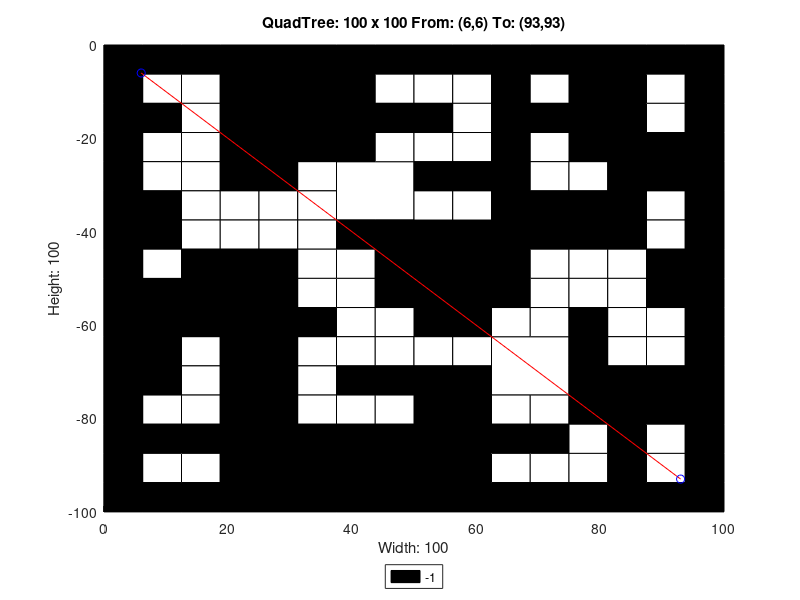

This chart was generated by the following MATLAB code:
axis([0 100 -100 0]);
title('QuadTree: 100 x 100 From: (6,6) To: (93,93)');
xlabel('Width: 100');
ylabel('Height: 100');
rectangle('Position',[25 -12.5 12.5 12.5], 'FaceColor',[0 0 0]);
rectangle('Position',[25 -25 12.5 12.5], 'FaceColor',[0 0 0]);
rectangle('Position',[37.5 -37.5 12.5 12.5], 'FaceColor',[1 1 1]);
rectangle('Position',[75 -12.5 12.5 12.5], 'FaceColor',[0 0 0]);
rectangle('Position',[75 -25 12.5 12.5], 'FaceColor',[0 0 0]);
rectangle('Position',[50 -50 12.5 12.5], 'FaceColor',[0 0 0]);
rectangle('Position',[0 -62.5 12.5 12.5], 'FaceColor',[0 0 0]);
rectangle('Position',[12.5 -62.5 12.5 12.5], 'FaceColor',[0 0 0]);
rectangle('Position',[0 -75 12.5 12.5], 'FaceColor',[0 0 0]);
rectangle('Position',[25 -100 12.5 12.5], 'FaceColor',[0 0 0]);
rectangle('Position',[37.5 -100 12.5 12.5], 'FaceColor',[0 0 0]);
rectangle('Position',[50 -62.5 12.5 12.5], 'FaceColor',[0 0 0]);
rectangle('Position',[62.5 -75 12.5 12.5], 'FaceColor',[1 1 1]);
rectangle('Position',[50 -87.5 12.5 12.5], 'FaceColor',[0 0 0]);
rectangle('Position',[50 -100 12.5 12.5], 'FaceColor',[0 0 0]);
rectangle('Position',[0 -6.25 6.25 6.25], 'FaceColor',[0 0 0]);
rectangle('Position',[6.25 -6.25 6.25 6.25], 'FaceColor',[0 0 0]);
rectangle('Position',[0 -12.5 6.25 6.25], 'FaceColor',[0 0 0]);
rectangle('Position',[6.25 -12.5 6.25 6.25], 'FaceColor',[1 1 1]);
rectangle('Position',[12.5 -6.25 6.25 6.25], 'FaceColor',[0 0 0]);
rectangle('Position',[18.75 -6.25 6.25 6.25], 'FaceColor',[0 0 0]);
rectangle('Position',[12.5 -12.5 6.25 6.25], 'FaceColor',[1 1 1]);
rectangle('Position',[18.75 -12.5 6.25 6.25], 'FaceColor',[0 0 0]);
rectangle('Position',[0 -18.75 6.25 6.25], 'FaceColor',[0 0 0]);
rectangle('Position',[6.25 -18.75 6.25 6.25], 'FaceColor',[0 0 0]);
rectangle('Position',[0 -25 6.25 6.25], 'FaceColor',[0 0 0]);
rectangle('Position',[6.25 -25 6.25 6.25], 'FaceColor',[1 1 1]);
rectangle('Position',[12.5 -18.75 6.25 6.25], 'FaceColor',[1 1 1]);
rectangle('Position',[18.75 -18.75 6.25 6.25], 'FaceColor',[0 0 0]);
rectangle('Position',[12.5 -25 6.25 6.25], 'FaceColor',[1 1 1]);
rectangle('Position',[18.75 -25 6.25 6.25], 'FaceColor',[0 0 0]);
rectangle('Position',[37.5 -6.25 6.25 6.25], 'FaceColor',[0 0 0]);
rectangle('Position',[43.75 -6.25 6.25 6.25], 'FaceColor',[0 0 0]);
rectangle('Position',[37.5 -12.5 6.25 6.25], 'FaceColor',[0 0 0]);
rectangle('Position',[43.75 -12.5 6.25 6.25], 'FaceColor',[1 1 1]);
rectangle('Position',[37.5 -18.75 6.25 6.25], 'FaceColor',[0 0 0]);
rectangle('Position',[43.75 -18.75 6.25 6.25], 'FaceColor',[0 0 0]);
rectangle('Position',[37.5 -25 6.25 6.25], 'FaceColor',[0 0 0]);
rectangle('Position',[43.75 -25 6.25 6.25], 'FaceColor',[1 1 1]);
rectangle('Position',[0 -31.25 6.25 6.25], 'FaceColor',[0 0 0]);
rectangle('Position',[6.25 -31.25 6.25 6.25], 'FaceColor',[1 1 1]);
rectangle('Position',[0 -37.5 6.25 6.25], 'FaceColor',[0 0 0]);
rectangle('Position',[6.25 -37.5 6.25 6.25], 'FaceColor',[0 0 0]);
rectangle('Position',[12.5 -31.25 6.25 6.25], 'FaceColor',[1 1 1]);
rectangle('Position',[18.75 -31.25 6.25 6.25], 'FaceColor',[0 0 0]);
rectangle('Position',[12.5 -37.5 6.25 6.25], 'FaceColor',[1 1 1]);
rectangle('Position',[18.75 -37.5 6.25 6.25], 'FaceColor',[1 1 1]);
rectangle('Position',[0 -43.75 6.25 6.25], 'FaceColor',[0 0 0]);
rectangle('Position',[6.25 -43.75 6.25 6.25], 'FaceColor',[0 0 0]);
rectangle('Position',[0 -50 6.25 6.25], 'FaceColor',[0 0 0]);
rectangle('Position',[6.25 -50 6.25 6.25], 'FaceColor',[1 1 1]);
rectangle('Position',[12.5 -43.75 6.25 6.25], 'FaceColor',[1 1 1]);
rectangle('Position',[18.75 -43.75 6.25 6.25], 'FaceColor',[1 1 1]);
rectangle('Position',[12.5 -50 6.25 6.25], 'FaceColor',[0 0 0]);
rectangle('Position',[18.75 -50 6.25 6.25], 'FaceColor',[0 0 0]);
rectangle('Position',[25 -31.25 6.25 6.25], 'FaceColor',[0 0 0]);
rectangle('Position',[31.25 -31.25 6.25 6.25], 'FaceColor',[1 1 1]);
rectangle('Position',[25 -37.5 6.25 6.25], 'FaceColor',[1 1 1]);
rectangle('Position',[31.25 -37.5 6.25 6.25], 'FaceColor',[1 1 1]);
rectangle('Position',[25 -43.75 6.25 6.25], 'FaceColor',[1 1 1]);
rectangle('Position',[31.25 -43.75 6.25 6.25], 'FaceColor',[1 1 1]);
rectangle('Position',[25 -50 6.25 6.25], 'FaceColor',[0 0 0]);
rectangle('Position',[31.25 -50 6.25 6.25], 'FaceColor',[1 1 1]);
rectangle('Position',[37.5 -43.75 6.25 6.25], 'FaceColor',[0 0 0]);
rectangle('Position',[43.75 -43.75 6.25 6.25], 'FaceColor',[0 0 0]);
rectangle('Position',[37.5 -50 6.25 6.25], 'FaceColor',[1 1 1]);
rectangle('Position',[43.75 -50 6.25 6.25], 'FaceColor',[0 0 0]);
rectangle('Position',[50 -6.25 6.25 6.25], 'FaceColor',[0 0 0]);
rectangle('Position',[56.25 -6.25 6.25 6.25], 'FaceColor',[0 0 0]);
rectangle('Position',[50 -12.5 6.25 6.25], 'FaceColor',[1 1 1]);
rectangle('Position',[56.25 -12.5 6.25 6.25], 'FaceColor',[1 1 1]);
rectangle('Position',[62.5 -6.25 6.25 6.25], 'FaceColor',[0 0 0]);
rectangle('Position',[68.75 -6.25 6.25 6.25], 'FaceColor',[0 0 0]);
rectangle('Position',[62.5 -12.5 6.25 6.25], 'FaceColor',[0 0 0]);
rectangle('Position',[68.75 -12.5 6.25 6.25], 'FaceColor',[1 1 1]);
rectangle('Position',[50 -18.75 6.25 6.25], 'FaceColor',[0 0 0]);
rectangle('Position',[56.25 -18.75 6.25 6.25], 'FaceColor',[1 1 1]);
rectangle('Position',[50 -25 6.25 6.25], 'FaceColor',[1 1 1]);
rectangle('Position',[56.25 -25 6.25 6.25], 'FaceColor',[1 1 1]);
rectangle('Position',[62.5 -18.75 6.25 6.25], 'FaceColor',[0 0 0]);
rectangle('Position',[68.75 -18.75 6.25 6.25], 'FaceColor',[0 0 0]);
rectangle('Position',[62.5 -25 6.25 6.25], 'FaceColor',[0 0 0]);
rectangle('Position',[68.75 -25 6.25 6.25], 'FaceColor',[1 1 1]);
rectangle('Position',[87.5 -6.25 6.25 6.25], 'FaceColor',[0 0 0]);
rectangle('Position',[93.75 -6.25 6.25 6.25], 'FaceColor',[0 0 0]);
rectangle('Position',[87.5 -12.5 6.25 6.25], 'FaceColor',[1 1 1]);
rectangle('Position',[93.75 -12.5 6.25 6.25], 'FaceColor',[0 0 0]);
rectangle('Position',[87.5 -18.75 6.25 6.25], 'FaceColor',[1 1 1]);
rectangle('Position',[93.75 -18.75 6.25 6.25], 'FaceColor',[0 0 0]);
rectangle('Position',[87.5 -25 6.25 6.25], 'FaceColor',[0 0 0]);
rectangle('Position',[93.75 -25 6.25 6.25], 'FaceColor',[0 0 0]);
rectangle('Position',[50 -31.25 6.25 6.25], 'FaceColor',[0 0 0]);
rectangle('Position',[56.25 -31.25 6.25 6.25], 'FaceColor',[0 0 0]);
rectangle('Position',[50 -37.5 6.25 6.25], 'FaceColor',[1 1 1]);
rectangle('Position',[56.25 -37.5 6.25 6.25], 'FaceColor',[1 1 1]);
rectangle('Position',[62.5 -31.25 6.25 6.25], 'FaceColor',[0 0 0]);
rectangle('Position',[68.75 -31.25 6.25 6.25], 'FaceColor',[1 1 1]);
rectangle('Position',[62.5 -37.5 6.25 6.25], 'FaceColor',[0 0 0]);
rectangle('Position',[68.75 -37.5 6.25 6.25], 'FaceColor',[0 0 0]);
rectangle('Position',[62.5 -43.75 6.25 6.25], 'FaceColor',[0 0 0]);
rectangle('Position',[68.75 -43.75 6.25 6.25], 'FaceColor',[0 0 0]);
rectangle('Position',[62.5 -50 6.25 6.25], 'FaceColor',[0 0 0]);
rectangle('Position',[68.75 -50 6.25 6.25], 'FaceColor',[1 1 1]);
rectangle('Position',[75 -31.25 6.25 6.25], 'FaceColor',[1 1 1]);
rectangle('Position',[81.25 -31.25 6.25 6.25], 'FaceColor',[0 0 0]);
rectangle('Position',[75 -37.5 6.25 6.25], 'FaceColor',[0 0 0]);
rectangle('Position',[81.25 -37.5 6.25 6.25], 'FaceColor',[0 0 0]);
rectangle('Position',[87.5 -31.25 6.25 6.25], 'FaceColor',[0 0 0]);
rectangle('Position',[93.75 -31.25 6.25 6.25], 'FaceColor',[0 0 0]);
rectangle('Position',[87.5 -37.5 6.25 6.25], 'FaceColor',[1 1 1]);
rectangle('Position',[93.75 -37.5 6.25 6.25], 'FaceColor',[0 0 0]);
rectangle('Position',[75 -43.75 6.25 6.25], 'FaceColor',[0 0 0]);
rectangle('Position',[81.25 -43.75 6.25 6.25], 'FaceColor',[0 0 0]);
rectangle('Position',[75 -50 6.25 6.25], 'FaceColor',[1 1 1]);
rectangle('Position',[81.25 -50 6.25 6.25], 'FaceColor',[1 1 1]);
rectangle('Position',[87.5 -43.75 6.25 6.25], 'FaceColor',[1 1 1]);
rectangle('Position',[93.75 -43.75 6.25 6.25], 'FaceColor',[0 0 0]);
rectangle('Position',[87.5 -50 6.25 6.25], 'FaceColor',[0 0 0]);
rectangle('Position',[93.75 -50 6.25 6.25], 'FaceColor',[0 0 0]);
rectangle('Position',[12.5 -68.75 6.25 6.25], 'FaceColor',[1 1 1]);
rectangle('Position',[18.75 -68.75 6.25 6.25], 'FaceColor',[0 0 0]);
rectangle('Position',[12.5 -75 6.25 6.25], 'FaceColor',[1 1 1]);
rectangle('Position',[18.75 -75 6.25 6.25], 'FaceColor',[0 0 0]);
rectangle('Position',[25 -56.25 6.25 6.25], 'FaceColor',[0 0 0]);
rectangle('Position',[31.25 -56.25 6.25 6.25], 'FaceColor',[1 1 1]);
rectangle('Position',[25 -62.5 6.25 6.25], 'FaceColor',[0 0 0]);
rectangle('Position',[31.25 -62.5 6.25 6.25], 'FaceColor',[0 0 0]);
rectangle('Position',[37.5 -56.25 6.25 6.25], 'FaceColor',[1 1 1]);
rectangle('Position',[43.75 -56.25 6.25 6.25], 'FaceColor',[0 0 0]);
rectangle('Position',[37.5 -62.5 6.25 6.25], 'FaceColor',[1 1 1]);
rectangle('Position',[43.75 -62.5 6.25 6.25], 'FaceColor',[1 1 1]);
rectangle('Position',[25 -68.75 6.25 6.25], 'FaceColor',[0 0 0]);
rectangle('Position',[31.25 -68.75 6.25 6.25], 'FaceColor',[1 1 1]);
rectangle('Position',[25 -75 6.25 6.25], 'FaceColor',[0 0 0]);
rectangle('Position',[31.25 -75 6.25 6.25], 'FaceColor',[1 1 1]);
rectangle('Position',[37.5 -68.75 6.25 6.25], 'FaceColor',[1 1 1]);
rectangle('Position',[43.75 -68.75 6.25 6.25], 'FaceColor',[1 1 1]);
rectangle('Position',[37.5 -75 6.25 6.25], 'FaceColor',[0 0 0]);
rectangle('Position',[43.75 -75 6.25 6.25], 'FaceColor',[0 0 0]);
rectangle('Position',[0 -81.25 6.25 6.25], 'FaceColor',[0 0 0]);
rectangle('Position',[6.25 -81.25 6.25 6.25], 'FaceColor',[1 1 1]);
rectangle('Position',[0 -87.5 6.25 6.25], 'FaceColor',[0 0 0]);
rectangle('Position',[6.25 -87.5 6.25 6.25], 'FaceColor',[0 0 0]);
rectangle('Position',[12.5 -81.25 6.25 6.25], 'FaceColor',[1 1 1]);
rectangle('Position',[18.75 -81.25 6.25 6.25], 'FaceColor',[0 0 0]);
rectangle('Position',[12.5 -87.5 6.25 6.25], 'FaceColor',[0 0 0]);
rectangle('Position',[18.75 -87.5 6.25 6.25], 'FaceColor',[0 0 0]);
rectangle('Position',[0 -93.75 6.25 6.25], 'FaceColor',[0 0 0]);
rectangle('Position',[6.25 -93.75 6.25 6.25], 'FaceColor',[1 1 1]);
rectangle('Position',[0 -100 6.25 6.25], 'FaceColor',[0 0 0]);
rectangle('Position',[6.25 -100 6.25 6.25], 'FaceColor',[0 0 0]);
rectangle('Position',[12.5 -93.75 6.25 6.25], 'FaceColor',[1 1 1]);
rectangle('Position',[18.75 -93.75 6.25 6.25], 'FaceColor',[0 0 0]);
rectangle('Position',[12.5 -100 6.25 6.25], 'FaceColor',[0 0 0]);
rectangle('Position',[18.75 -100 6.25 6.25], 'FaceColor',[0 0 0]);
rectangle('Position',[25 -81.25 6.25 6.25], 'FaceColor',[0 0 0]);
rectangle('Position',[31.25 -81.25 6.25 6.25], 'FaceColor',[1 1 1]);
rectangle('Position',[25 -87.5 6.25 6.25], 'FaceColor',[0 0 0]);
rectangle('Position',[31.25 -87.5 6.25 6.25], 'FaceColor',[0 0 0]);
rectangle('Position',[37.5 -81.25 6.25 6.25], 'FaceColor',[1 1 1]);
rectangle('Position',[43.75 -81.25 6.25 6.25], 'FaceColor',[1 1 1]);
rectangle('Position',[37.5 -87.5 6.25 6.25], 'FaceColor',[0 0 0]);
rectangle('Position',[43.75 -87.5 6.25 6.25], 'FaceColor',[0 0 0]);
rectangle('Position',[62.5 -56.25 6.25 6.25], 'FaceColor',[0 0 0]);
rectangle('Position',[68.75 -56.25 6.25 6.25], 'FaceColor',[1 1 1]);
rectangle('Position',[62.5 -62.5 6.25 6.25], 'FaceColor',[1 1 1]);
rectangle('Position',[68.75 -62.5 6.25 6.25], 'FaceColor',[1 1 1]);
rectangle('Position',[50 -68.75 6.25 6.25], 'FaceColor',[1 1 1]);
rectangle('Position',[56.25 -68.75 6.25 6.25], 'FaceColor',[1 1 1]);
rectangle('Position',[50 -75 6.25 6.25], 'FaceColor',[0 0 0]);
rectangle('Position',[56.25 -75 6.25 6.25], 'FaceColor',[0 0 0]);
rectangle('Position',[75 -56.25 6.25 6.25], 'FaceColor',[1 1 1]);
rectangle('Position',[81.25 -56.25 6.25 6.25], 'FaceColor',[1 1 1]);
rectangle('Position',[75 -62.5 6.25 6.25], 'FaceColor',[0 0 0]);
rectangle('Position',[81.25 -62.5 6.25 6.25], 'FaceColor',[1 1 1]);
rectangle('Position',[87.5 -56.25 6.25 6.25], 'FaceColor',[0 0 0]);
rectangle('Position',[93.75 -56.25 6.25 6.25], 'FaceColor',[0 0 0]);
rectangle('Position',[87.5 -62.5 6.25 6.25], 'FaceColor',[1 1 1]);
rectangle('Position',[93.75 -62.5 6.25 6.25], 'FaceColor',[0 0 0]);
rectangle('Position',[75 -68.75 6.25 6.25], 'FaceColor',[0 0 0]);
rectangle('Position',[81.25 -68.75 6.25 6.25], 'FaceColor',[1 1 1]);
rectangle('Position',[75 -75 6.25 6.25], 'FaceColor',[0 0 0]);
rectangle('Position',[81.25 -75 6.25 6.25], 'FaceColor',[0 0 0]);
rectangle('Position',[87.5 -68.75 6.25 6.25], 'FaceColor',[1 1 1]);
rectangle('Position',[93.75 -68.75 6.25 6.25], 'FaceColor',[0 0 0]);
rectangle('Position',[87.5 -75 6.25 6.25], 'FaceColor',[0 0 0]);
rectangle('Position',[93.75 -75 6.25 6.25], 'FaceColor',[0 0 0]);
rectangle('Position',[62.5 -81.25 6.25 6.25], 'FaceColor',[1 1 1]);
rectangle('Position',[68.75 -81.25 6.25 6.25], 'FaceColor',[1 1 1]);
rectangle('Position',[62.5 -87.5 6.25 6.25], 'FaceColor',[0 0 0]);
rectangle('Position',[68.75 -87.5 6.25 6.25], 'FaceColor',[0 0 0]);
rectangle('Position',[62.5 -93.75 6.25 6.25], 'FaceColor',[1 1 1]);
rectangle('Position',[68.75 -93.75 6.25 6.25], 'FaceColor',[1 1 1]);
rectangle('Position',[62.5 -100 6.25 6.25], 'FaceColor',[0 0 0]);
rectangle('Position',[68.75 -100 6.25 6.25], 'FaceColor',[0 0 0]);
rectangle('Position',[75 -81.25 6.25 6.25], 'FaceColor',[0 0 0]);
rectangle('Position',[81.25 -81.25 6.25 6.25], 'FaceColor',[0 0 0]);
rectangle('Position',[75 -87.5 6.25 6.25], 'FaceColor',[1 1 1]);
rectangle('Position',[81.25 -87.5 6.25 6.25], 'FaceColor',[0 0 0]);
rectangle('Position',[87.5 -81.25 6.25 6.25], 'FaceColor',[0 0 0]);
rectangle('Position',[93.75 -81.25 6.25 6.25], 'FaceColor',[0 0 0]);
rectangle('Position',[87.5 -87.5 6.25 6.25], 'FaceColor',[1 1 1]);
rectangle('Position',[93.75 -87.5 6.25 6.25], 'FaceColor',[0 0 0]);
rectangle('Position',[75 -93.75 6.25 6.25], 'FaceColor',[1 1 1]);
rectangle('Position',[81.25 -93.75 6.25 6.25], 'FaceColor',[0 0 0]);
rectangle('Position',[75 -100 6.25 6.25], 'FaceColor',[0 0 0]);
rectangle('Position',[81.25 -100 6.25 6.25], 'FaceColor',[0 0 0]);
rectangle('Position',[87.5 -93.75 6.25 6.25], 'FaceColor',[1 1 1]);
rectangle('Position',[93.75 -93.75 6.25 6.25], 'FaceColor',[0 0 0]);
rectangle('Position',[87.5 -100 6.25 6.25], 'FaceColor',[0 0 0]);
rectangle('Position',[93.75 -100 6.25 6.25], 'FaceColor',[0 0 0]);
X=[93,6];
Y=[-93,-6];
hold on;
plot(X,Y,'r');
plot(X,Y,'bo');
legend('-1','Location','southoutside');
